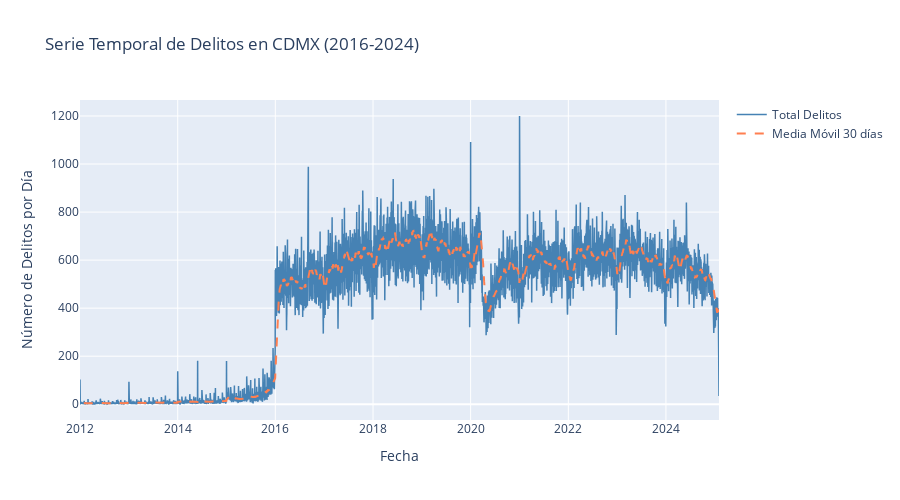

Notebook code cell kept with this figure:
### Markdown cell above
## 3. Visualización de la Serie Temporal

### Code cell
# Visualización interactiva con Plotly
fig = go.Figure()

fig.add_trace(go.Scatter(
    x=df_timeseries['fecha'],
    y=df_timeseries['total_delitos'],
    mode='lines',
    name='Total Delitos',
    line=dict(color='steelblue', width=1.5)
))

# Media móvil de 30 días
df_timeseries['ma_30'] = df_timeseries['total_delitos'].rolling(window=30).mean()

fig.add_trace(go.Scatter(
    x=df_timeseries['fecha'],
    y=df_timeseries['ma_30'],
    mode='lines',
    name='Media Móvil 30 días',
    line=dict(color='coral', width=2, dash='dash')
))

fig.update_layout(
    title='Serie Temporal de Delitos en CDMX (2016-2024)',
    xaxis_title='Fecha',
    yaxis_title='Número de Delitos por Día',
    hovermode='x unified',
    height=500
)

fig.show()

# También con matplotlib para guardar
fig_static, ax = plt.subplots(figsize=(16, 6))
ax.plot(df_timeseries['fecha'], df_timeseries['total_delitos'], 
        linewidth=1, alpha=0.7, label='Total Delitos')
ax.plot(df_timeseries['fecha'], df_timeseries['ma_30'], 
        linewidth=2, color='red', label='Media Móvil 30d')
ax.set_xlabel('Fecha')
ax.set_ylabel('Total de Delitos')
ax.set_title('Serie Temporal de Delitos en CDMX', fontsize=14, fontweight='bold')
ax.legend()
ax.grid(True, alpha=0.3)
plt.xticks(rotation=45)
plt.tight_layout()
plt.savefig('models/lstm_timeseries_overview.png', dpi=300, bbox_inches='tight')
plt.show()

print("✅ Visualización guardada en 'models/lstm_timeseries_overview.png'")

### Figure 1 — Plotly figure (JSON) as saved in the notebook; plotly's stock layout.template omitted (floating-point values rounded to 4 significant figures; data arrays with more than 128 entries replaced by an {"elided": "..."} marker saying what was removed)
{"data": [{"line": {"color": "steelblue", "width": 1.5}, "mode": "lines", "name": "Total Delitos", "type": "scatter", "x": {"elided": "4753 str values"}, "y": {"elided": "4753 float values"}}, {"line": {"color": "coral", "dash": "dash", "width": 2}, "mode": "lines", "name": "Media Móvil 30 días", "type": "scatter", "x": {"elided": "4753 str values"}, "y": {"elided": "4753 float values"}}], "layout": {"height": 500, "hovermode": "x unified", "title": {"text": "Serie Temporal de Delitos en CDMX (2016-2024)"}, "xaxis": {"title": {"text": "Fecha"}}, "yaxis": {"title": {"text": "Número de Delitos por Día"}}}}
